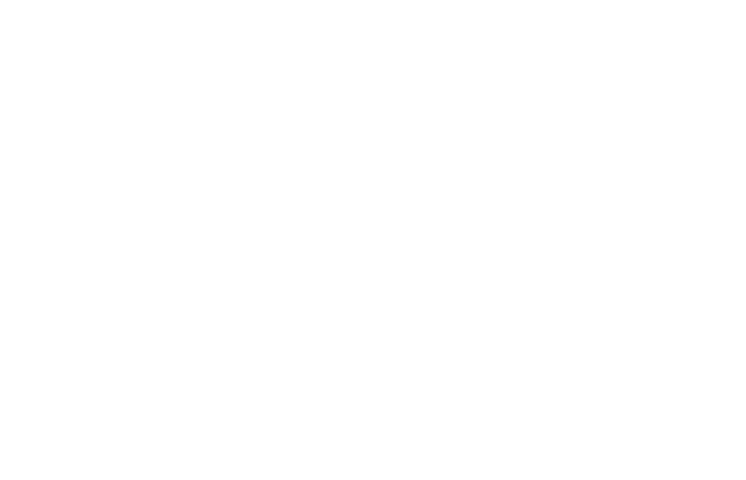
Frame 1 (no input)
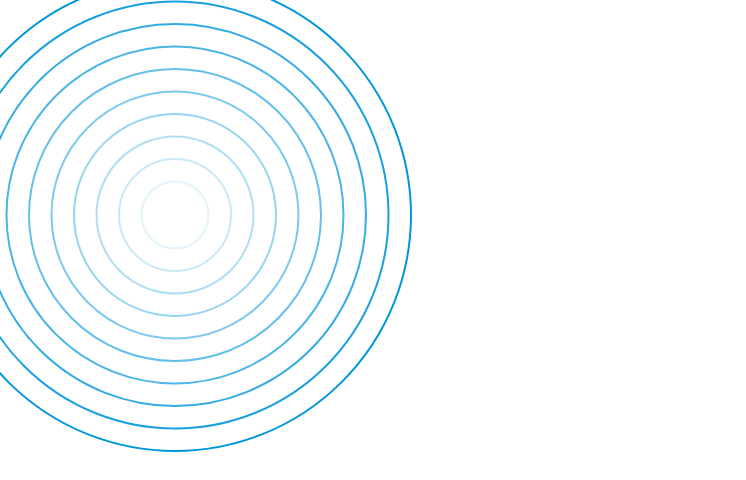
Frame 60 (no input)
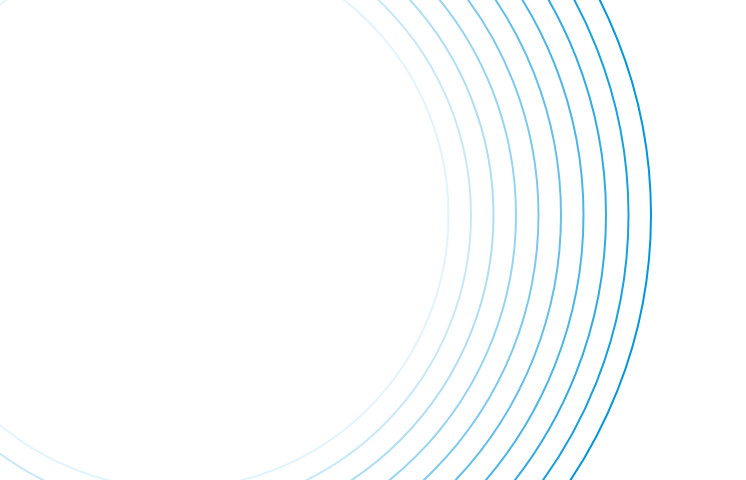
Frame 120 (the mouse pressed at the canvas centre since frame 60)

The p5.js sketch that drew these frames (run headless with seeded random() and noise() and a simulated clock; from frame 60 on, the mouse is pressed at the canvas centre):

// p5.js sketch
// ── sketch.js
let ripple;
let showLogo = false;

function setup() {
  createCanvas(746, 480);
  noFill();

  ripple = {
    x: 175,
    y: 215,
    r: 0,
    alpha: 255
  };

  textFont("sans-serif");
}

function draw() {
  background(255);

  //------------------------
  // 波紋
  //------------------------
  if (!showLogo) {

    for (let i = 0; i < 10; i++) {
      let size = ripple.r - i * 45;

      if (size > 0) {
        stroke(0, 150, 220, ripple.alpha - i * 25);
        strokeWeight(2);
        ellipse(ripple.x, ripple.y, size, size);
      }
    }

    ripple.r += 8;

    if (ripple.r > width * 1.5) {
      showLogo = true;
    }
  }

  //------------------------
  // 波紋終了後
  //------------------------
  if (showLogo) {

    //======================
    // ロゴ
    //======================
    textAlign(CENTER, CENTER);

    let x = 120;
    let y = 240;

    // O
    noFill();
    stroke(30);
    strokeWeight(12);
    ellipse(x, y, 220, 220);

    // U
    stroke(40, 80, 180);
    strokeWeight(10);

    let w = 100;
    let h = 120;

    line(x - w / 2, y - h / 2, x - w / 2, y + h / 4);
    arc(x, y + h / 4, w, w, 0, PI);
    line(x + w / 2, y - h / 2, x + w / 2, y + h / 4);

    // S
    noStroke();
    fill(180, 40, 40);
    textStyle(BOLD);
    textSize(90);
    text("S", x, y);

    //======================
    // テキスト
    //======================
    textAlign(LEFT, BASELINE);

    fill(20, 50, 90);
    textSize(28);
    text("偉大なる平凡人たれ", 280, 80);

    fill(130, 28, 33);
    textSize(100);
    text("100", 280, 200);

    textSize(50);
    text("th", 455, 190);

    textSize(38);
    text("Anniversary", 280, 270);

    textSize(24);
    text("SINCE 1928", 340, 315);

    textSize(28);
    text("学校法人大阪産業大学", 280, 390);
  }
}
